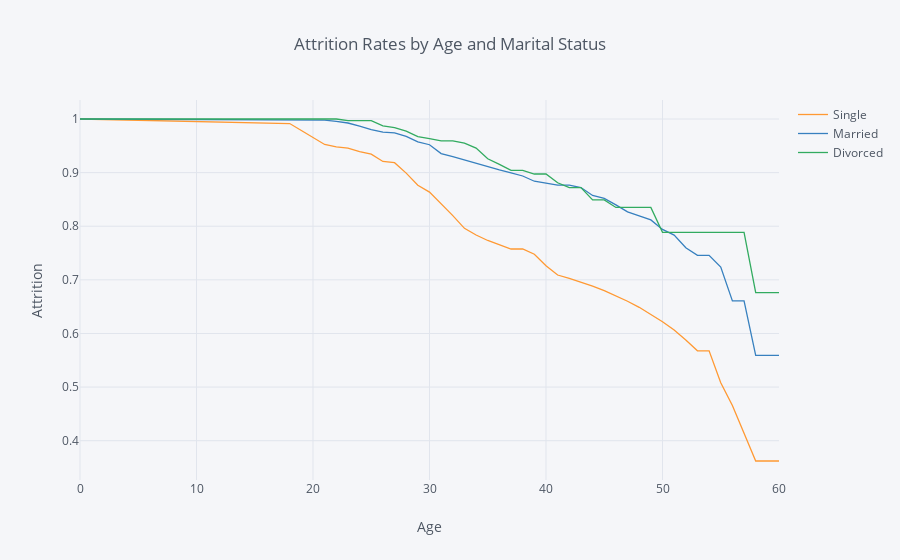

Notebook code for this chart:
### Markdown cell above
## 5. Let's also look at the marital status curves by employee age. Generate and plot the survival curves showing retention rates by marital status and age.

### Code cell
rates = survival(data, 'MaritalStatus', 'Age', 'Attrition')

rates.iplot(kind='line', xTitle='Age', yTitle='Attrition',
            title='Attrition Rates by Age and Marital Status')

### Figure 1 — Plotly figure (JSON) as saved in the notebook; plotly's stock layout.template omitted (floating-point values rounded to 4 significant figures)
{"data": [{"line": {"color": "rgba(255, 153, 51, 1.0)", "dash": "solid", "shape": "linear", "width": 1.3}, "mode": "lines", "name": "Single", "text": "", "type": "scatter", "uid": "61279b1e-c562-409f-a466-0c03d829c323", "x": [0, 18, 19, 20, 21, 22, 23, 24, 25, 26, 27, 28, 29, 30, 31, 32, 33, 34, 35, 36, 37, 38, 39, 40, 41, 42, 43, 44, 45, 46, 47, 48, 49, 50, 51, 52, 53, 54, 55, 56, 57, 58, 59, 60], "y": [1, 0.9915, 0.9786, 0.9657, 0.9525, 0.9481, 0.9459, 0.9391, 0.9346, 0.9208, 0.9185, 0.899, 0.8765, 0.8636, 0.8421, 0.8198, 0.7961, 0.7837, 0.7734, 0.7659, 0.7575, 0.7575, 0.7477, 0.7263, 0.709, 0.7027, 0.6957, 0.6882, 0.6799, 0.6705, 0.6601, 0.6488, 0.636, 0.6219, 0.6064, 0.588, 0.5677, 0.5677, 0.508, 0.4656, 0.4139, 0.3622, 0.3622, 0.3622]}, {"line": {"color": "rgba(55, 128, 191, 1.0)", "dash": "solid", "shape": "linear", "width": 1.3}, "mode": "lines", "name": "Married", "text": "", "type": "scatter", "uid": "8badfd74-09d7-40dc-879a-bdf204f913ca", "x": [0, 18, 19, 20, 21, 22, 23, 24, 25, 26, 27, 28, 29, 30, 31, 32, 33, 34, 35, 36, 37, 38, 39, 40, 41, 42, 43, 44, 45, 46, 47, 48, 49, 50, 51, 52, 53, 54, 55, 56, 57, 58, 59, 60], "y": [1, 0.9978, 0.9978, 0.9978, 0.9978, 0.9955, 0.9925, 0.9865, 0.9804, 0.9757, 0.9741, 0.9675, 0.9573, 0.952, 0.9355, 0.9297, 0.9235, 0.9171, 0.9103, 0.9052, 0.8996, 0.8937, 0.884, 0.8805, 0.8766, 0.8766, 0.8721, 0.8574, 0.8521, 0.8399, 0.8267, 0.8195, 0.8118, 0.7941, 0.7835, 0.7598, 0.7457, 0.7457, 0.7238, 0.6608, 0.6608, 0.5592, 0.5592, 0.5592]}, {"line": {"color": "rgba(50, 171, 96, 1.0)", "dash": "solid", "shape": "linear", "width": 1.3}, "mode": "lines", "name": "Divorced", "text": "", "type": "scatter", "uid": "99b99ed4-7267-42bf-900b-ba931578b397", "x": [0, 18, 19, 20, 21, 22, 23, 24, 25, 26, 27, 28, 29, 30, 31, 32, 33, 34, 35, 36, 37, 38, 39, 40, 41, 42, 43, 44, 45, 46, 47, 48, 49, 50, 51, 52, 53, 54, 55, 56, 57, 58, 59, 60], "y": [1, 1, 1, 1, 1, 1, 0.9969, 0.9969, 0.9969, 0.9873, 0.9841, 0.9774, 0.967, 0.9633, 0.9594, 0.9594, 0.955, 0.9458, 0.9258, 0.9153, 0.9041, 0.9041, 0.8974, 0.8974, 0.8811, 0.8719, 0.8719, 0.849, 0.849, 0.8351, 0.8351, 0.8351, 0.8351, 0.7887, 0.7887, 0.7887, 0.7887, 0.7887, 0.7887, 0.7887, 0.7887, 0.676, 0.676, 0.676]}], "layout": {"legend": {"bgcolor": "#F5F6F9", "font": {"color": "#4D5663"}}, "paper_bgcolor": "#F5F6F9", "plot_bgcolor": "#F5F6F9", "title": {"font": {"color": "#4D5663"}, "text": "Attrition Rates by Age and Marital Status"}, "xaxis": {"gridcolor": "#E1E5ED", "showgrid": true, "tickfont": {"color": "#4D5663"}, "title": {"font": {"color": "#4D5663"}, "text": "Age"}, "zerolinecolor": "#E1E5ED"}, "yaxis": {"gridcolor": "#E1E5ED", "showgrid": true, "tickfont": {"color": "#4D5663"}, "title": {"font": {"color": "#4D5663"}, "text": "Attrition"}, "zerolinecolor": "#E1E5ED"}}}
